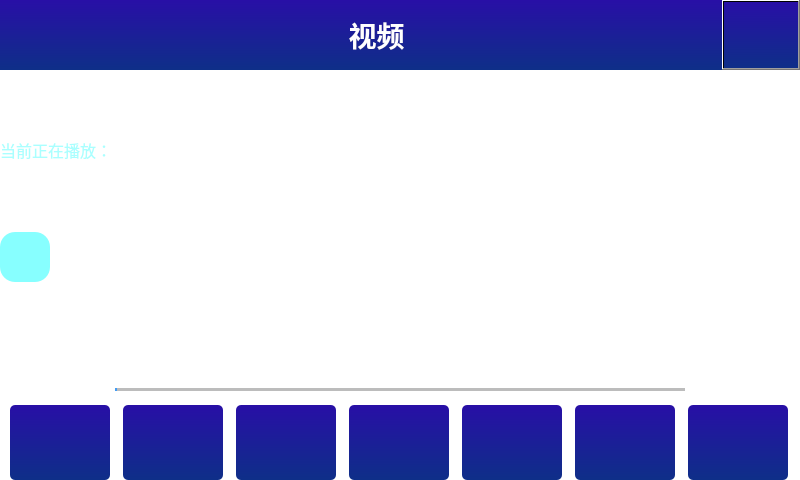
<?xml version="1.0" encoding="UTF-8"?>
<ui version="4.0">
 <class>VideoPlayer</class>
 <widget class="QWidget" name="VideoPlayer">
  <property name="geometry">
   <rect>
    <x>0</x>
    <y>0</y>
    <width>800</width>
    <height>480</height>
   </rect>
  </property>
  <property name="sizePolicy">
   <sizepolicy hsizetype="Expanding" vsizetype="Expanding">
    <horstretch>0</horstretch>
    <verstretch>0</verstretch>
   </sizepolicy>
  </property>
  <property name="minimumSize">
   <size>
    <width>0</width>
    <height>0</height>
   </size>
  </property>
  <property name="maximumSize">
   <size>
    <width>16777215</width>
    <height>16777215</height>
   </size>
  </property>
  <property name="windowTitle">
   <string>Form</string>
  </property>
  <property name="styleSheet">
   <string notr="true">background-color: rgba(255, 255, 255,0);</string>
  </property>
  <layout class="QGridLayout" name="gridLayout_5">
   <property name="leftMargin">
    <number>0</number>
   </property>
   <property name="topMargin">
    <number>0</number>
   </property>
   <property name="rightMargin">
    <number>0</number>
   </property>
   <property name="bottomMargin">
    <number>0</number>
   </property>
   <property name="spacing">
    <number>0</number>
   </property>
   <item row="0" column="0">
    <layout class="QVBoxLayout" name="verticalLayout">
     <property name="sizeConstraint">
      <enum>QLayout::SetMaximumSize</enum>
     </property>
     <item>
      <widget class="QWidget" name="tilteWidget" native="true">
       <property name="minimumSize">
        <size>
         <width>0</width>
         <height>70</height>
        </size>
       </property>
       <property name="maximumSize">
        <size>
         <width>16777215</width>
         <height>70</height>
        </size>
       </property>
       <property name="styleSheet">
        <string notr="true">background-color: qlineargradient(spread:pad, x1:0, y1:0, x2:0, y2:1, stop:0 rgb(40, 15, 166), stop:1 rgb(14, 47, 136));</string>
       </property>
       <layout class="QGridLayout" name="gridLayout_4">
        <property name="leftMargin">
         <number>0</number>
        </property>
        <property name="topMargin">
         <number>0</number>
        </property>
        <property name="rightMargin">
         <number>0</number>
        </property>
        <property name="bottomMargin">
         <number>0</number>
        </property>
        <property name="spacing">
         <number>0</number>
        </property>
        <item row="0" column="0">
         <layout class="QHBoxLayout" name="horizontalLayout">
          <item>
           <widget class="QLabel" name="titleLabel">
            <property name="sizePolicy">
             <sizepolicy hsizetype="Preferred" vsizetype="Preferred">
              <horstretch>0</horstretch>
              <verstretch>0</verstretch>
             </sizepolicy>
            </property>
            <property name="minimumSize">
             <size>
              <width>10</width>
              <height>0</height>
             </size>
            </property>
            <property name="maximumSize">
             <size>
              <width>16777215</width>
              <height>70</height>
             </size>
            </property>
            <property name="font">
             <font>
              <pointsize>21</pointsize>
              <weight>75</weight>
              <bold>true</bold>
             </font>
            </property>
            <property name="styleSheet">
             <string notr="true">color:white;</string>
            </property>
            <property name="text">
             <string>    视频</string>
            </property>
            <property name="alignment">
             <set>Qt::AlignCenter</set>
            </property>
           </widget>
          </item>
          <item>
           <widget class="QPushButton" name="return_btn">
            <property name="sizePolicy">
             <sizepolicy hsizetype="Minimum" vsizetype="Fixed">
              <horstretch>0</horstretch>
              <verstretch>0</verstretch>
             </sizepolicy>
            </property>
            <property name="maximumSize">
             <size>
              <width>78</width>
              <height>70</height>
             </size>
            </property>
            <property name="styleSheet">
             <string notr="true">QPushButton{
background-color: rgba(255, 255, 255， 0);
border-image: url(:/images/playerIcons/return_d.gif);
}
QPushButton:pressed{
	border-image: url(:/images/playerIcons/return_u.gif);
}
QPushButton:hover{


}
QPushButton:released{
	border-image: url(:/images/playerIcons/return_d.gif);
}</string>
            </property>
            <property name="text">
             <string/>
            </property>
           </widget>
          </item>
         </layout>
        </item>
       </layout>
      </widget>
     </item>
     <item>
      <widget class="QWidget" name="subtitlewidget" native="true">
       <property name="minimumSize">
        <size>
         <width>0</width>
         <height>60</height>
        </size>
       </property>
       <property name="maximumSize">
        <size>
         <width>16777215</width>
         <height>60</height>
        </size>
       </property>
       <layout class="QGridLayout" name="gridLayout">
        <property name="leftMargin">
         <number>0</number>
        </property>
        <property name="topMargin">
         <number>0</number>
        </property>
        <property name="rightMargin">
         <number>0</number>
        </property>
        <property name="bottomMargin">
         <number>0</number>
        </property>
        <property name="spacing">
         <number>0</number>
        </property>
        <item row="2" column="0">
         <widget class="QLabel" name="subtitleLabel">
          <property name="text">
           <string>&lt;html&gt;&lt;head/&gt;&lt;body&gt;&lt;p align=&quot;center&quot;&gt;&lt;br/&gt;&lt;/p&gt;&lt;/body&gt;&lt;/html&gt;</string>
          </property>
          <property name="alignment">
           <set>Qt::AlignCenter</set>
          </property>
         </widget>
        </item>
       </layout>
      </widget>
     </item>
     <item>
      <widget class="QWidget" name="videoNameWidget" native="true">
       <property name="minimumSize">
        <size>
         <width>512</width>
         <height>40</height>
        </size>
       </property>
       <property name="maximumSize">
        <size>
         <width>16777215</width>
         <height>40</height>
        </size>
       </property>
       <property name="styleSheet">
        <string notr="true">background-color: rgba(255, 255, 255,0);</string>
       </property>
       <layout class="QGridLayout" name="gridLayout_3" columnstretch="1,0,0">
        <property name="leftMargin">
         <number>0</number>
        </property>
        <property name="topMargin">
         <number>0</number>
        </property>
        <property name="rightMargin">
         <number>0</number>
        </property>
        <property name="bottomMargin">
         <number>0</number>
        </property>
        <property name="horizontalSpacing">
         <number>0</number>
        </property>
        <item row="0" column="0">
         <widget class="QLabel" name="label">
          <property name="maximumSize">
           <size>
            <width>150</width>
            <height>16777215</height>
           </size>
          </property>
          <property name="text">
           <string>&lt;html&gt;&lt;head/&gt;&lt;body&gt;&lt;p&gt;&lt;span style=&quot; font-size:12pt; color:#aaffff;&quot;&gt;当前正在播放：&lt;/span&gt;&lt;/p&gt;&lt;/body&gt;&lt;/html&gt;</string>
          </property>
         </widget>
        </item>
        <item row="0" column="1" colspan="2">
         <widget class="QLabel" name="videoNameLabel">
          <property name="styleSheet">
           <string notr="true">background-color: rgba(255, 255, 255,0);
color:rgb(170, 255, 255);</string>
          </property>
          <property name="text">
           <string/>
          </property>
         </widget>
        </item>
       </layout>
      </widget>
     </item>
     <item>
      <spacer name="verticalSpacer_2">
       <property name="orientation">
        <enum>Qt::Vertical</enum>
       </property>
       <property name="sizeHint" stdset="0">
        <size>
         <width>20</width>
         <height>16777215</height>
        </size>
       </property>
      </spacer>
     </item>
     <item>
      <widget class="QPushButton" name="UnFullscreenButton">
       <property name="minimumSize">
        <size>
         <width>50</width>
         <height>50</height>
        </size>
       </property>
       <property name="maximumSize">
        <size>
         <width>50</width>
         <height>50</height>
        </size>
       </property>
       <property name="focusPolicy">
        <enum>Qt::NoFocus</enum>
       </property>
       <property name="styleSheet">
        <string notr="true">QPushButton{
background-color:rgba(0, 255, 255,120);
border-radius:15px;
border:0px soild red;
}
QPushButton:pressed{
border-radius:15px;
	border:0px solid red;
	background-color: qradialgradient(spread:repeat, cx:0.5, cy:0.5, radius:0.077, fx:0.5, fy:0.5, stop:0 rgba(0, 169, 255, 147), stop:0.497326 rgba(0, 0, 0, 147), stop:1 rgba(0, 169, 255, 147));
}
QPushButton:hover{
	background-color: qradialgradient(spread:repeat, cx:0.5, cy:0.5, radius:0.077, fx:0.5, fy:0.5, stop:0 rgba(0, 169, 255, 147), stop:0.497326 rgba(0, 0, 0, 147), stop:1 rgba(0, 169, 255, 147));
border-radius:15px;
	border:0px solid red;
}
</string>
       </property>
       <property name="text">
        <string/>
       </property>
       <property name="icon">
        <iconset>
         <normalon>:/images/playerIcons/fullscreenPressed.png</normalon>
        </iconset>
       </property>
       <property name="iconSize">
        <size>
         <width>40</width>
         <height>40</height>
        </size>
       </property>
      </widget>
     </item>
     <item>
      <spacer name="verticalSpacer">
       <property name="orientation">
        <enum>Qt::Vertical</enum>
       </property>
       <property name="sizeHint" stdset="0">
        <size>
         <width>20</width>
         <height>16777215</height>
        </size>
       </property>
      </spacer>
     </item>
     <item>
      <widget class="QWidget" name="sliderAndTimeLabelWidget" native="true">
       <property name="minimumSize">
        <size>
         <width>0</width>
         <height>30</height>
        </size>
       </property>
       <property name="maximumSize">
        <size>
         <width>800</width>
         <height>30</height>
        </size>
       </property>
       <layout class="QGridLayout" name="gridLayout_2">
        <property name="leftMargin">
         <number>0</number>
        </property>
        <property name="topMargin">
         <number>0</number>
        </property>
        <property name="rightMargin">
         <number>0</number>
        </property>
        <property name="bottomMargin">
         <number>0</number>
        </property>
        <property name="spacing">
         <number>0</number>
        </property>
       </layout>
      </widget>
     </item>
     <item>
      <layout class="QHBoxLayout" name="horizontalLayout_2">
       <item>
        <widget class="QLabel" name="curTimeLabel">
         <property name="sizePolicy">
          <sizepolicy hsizetype="Preferred" vsizetype="Preferred">
           <horstretch>0</horstretch>
           <verstretch>0</verstretch>
          </sizepolicy>
         </property>
         <property name="minimumSize">
          <size>
           <width>110</width>
           <height>30</height>
          </size>
         </property>
         <property name="maximumSize">
          <size>
           <width>110</width>
           <height>30</height>
          </size>
         </property>
         <property name="font">
          <font>
           <pointsize>14</pointsize>
          </font>
         </property>
         <property name="styleSheet">
          <string notr="true">background-color: rgba(255, 255, 255, 0);
color: white;
</string>
         </property>
         <property name="text">
          <string>00:00:00</string>
         </property>
         <property name="alignment">
          <set>Qt::AlignCenter</set>
         </property>
        </widget>
       </item>
       <item>
        <widget class="QSlider" name="progressSlider">
         <property name="enabled">
          <bool>true</bool>
         </property>
         <property name="maximumSize">
          <size>
           <width>820</width>
           <height>16777215</height>
          </size>
         </property>
         <property name="styleSheet">
          <string notr="true">QSlider{
border-color: #bcbcbc;
background-color:rgba(255,255,255,0);
}
QSlider::groove:horizontal {                                
     border: 1px solid #999999;                             
     height: 1px;                                           
    margin: 0px 0;                                         
     left: 5px; right: 5px; 
 }
QSlider::handle:horizontal {                               
     border: 0px ;                           
     border-image: url(:/images/cameraIcons/silderController.png);
     width: 15px;                                           
     margin: -7px -7px -7px -7px;                  
} 
QSlider::add-page:horizontal{
background: qlineargradient(spread:pad, x1:0, y1:1, x2:0, y2:0, stop:0 #bcbcbc, stop:0.25 #bcbcbc, stop:0.5 #bcbcbc, stop:1 #bcbcbc); 

}
QSlider::sub-page:horizontal{                               
 background: qlineargradient(spread:pad, x1:0, y1:1, x2:0, y2:0, stop:0 #439cf3, stop:0.25 #439cf3, stop:0.5 #439cf3, stop:1 #439cf3);                     
}</string>
         </property>
         <property name="orientation">
          <enum>Qt::Horizontal</enum>
         </property>
        </widget>
       </item>
       <item>
        <widget class="QLabel" name="totalTimeLabel">
         <property name="minimumSize">
          <size>
           <width>110</width>
           <height>30</height>
          </size>
         </property>
         <property name="maximumSize">
          <size>
           <width>110</width>
           <height>30</height>
          </size>
         </property>
         <property name="font">
          <font>
           <pointsize>14</pointsize>
          </font>
         </property>
         <property name="styleSheet">
          <string notr="true">background-color: rgba(255, 255, 255, 0);
color:white;</string>
         </property>
         <property name="text">
          <string>00:00:00</string>
         </property>
         <property name="alignment">
          <set>Qt::AlignCenter</set>
         </property>
        </widget>
       </item>
      </layout>
     </item>
     <item>
      <widget class="QWidget" name="controlButtonwidget" native="true">
       <property name="minimumSize">
        <size>
         <width>0</width>
         <height>75</height>
        </size>
       </property>
       <property name="maximumSize">
        <size>
         <width>16777215</width>
         <height>75</height>
        </size>
       </property>
       <layout class="QHBoxLayout" name="horizontalLayout_3">
        <property name="spacing">
         <number>3</number>
        </property>
        <property name="leftMargin">
         <number>0</number>
        </property>
        <property name="topMargin">
         <number>0</number>
        </property>
        <property name="rightMargin">
         <number>0</number>
        </property>
        <property name="bottomMargin">
         <number>0</number>
        </property>
        <item>
         <widget class="QPushButton" name="subtitleSelectButton">
          <property name="minimumSize">
           <size>
            <width>100</width>
            <height>75</height>
           </size>
          </property>
          <property name="maximumSize">
           <size>
            <width>100</width>
            <height>75</height>
           </size>
          </property>
          <property name="focusPolicy">
           <enum>Qt::NoFocus</enum>
          </property>
          <property name="styleSheet">
           <string notr="true">QPushButton{
background-color: qlineargradient(spread:pad, x1:0, y1:0, x2:0, y2:1, stop:0 rgb(40, 15, 166), stop:1 rgb(14, 47, 136));
border-radius:5px;
border:0px soild red;
}

QPushButton:pressed{
border-radius:5px;
	border:3px solid red;
	background-color: qradialgradient(spread:repeat, cx:0.5, cy:0.5, radius:0.077, fx:0.5, fy:0.5, stop:0 rgba(0, 169, 255, 147), stop:0.497326 rgba(0, 0, 0, 147), stop:1 rgba(0, 169, 255, 147));
}

QPushButton:released{
	background-color: qlineargradient(spread:pad, x1:0, y1:0, x2:0, y2:1, stop:0 rgb(40, 15, 166), stop:1 rgb(14, 47, 136));
border-radius:5px;
border:0px soild red;
}</string>
          </property>
          <property name="text">
           <string/>
          </property>
          <property name="icon">
           <iconset>
            <normaloff>:/images/playerIcons/settings_new(1).png</normaloff>:/images/playerIcons/settings_new(1).png</iconset>
          </property>
          <property name="iconSize">
           <size>
            <width>60</width>
            <height>60</height>
           </size>
          </property>
         </widget>
        </item>
        <item>
         <widget class="QPushButton" name="fullScreenButton">
          <property name="minimumSize">
           <size>
            <width>100</width>
            <height>75</height>
           </size>
          </property>
          <property name="maximumSize">
           <size>
            <width>100</width>
            <height>75</height>
           </size>
          </property>
          <property name="focusPolicy">
           <enum>Qt::NoFocus</enum>
          </property>
          <property name="styleSheet">
           <string notr="true">QPushButton{
background-color: qlineargradient(spread:pad, x1:0, y1:0, x2:0, y2:1, stop:0 rgb(40, 15, 166), stop:1 rgb(14, 47, 136));
border-radius:5px;
border:0px soild red;
}

QPushButton:pressed{
border-radius:5px;
	border:3px solid red;
	background-color: qradialgradient(spread:repeat, cx:0.5, cy:0.5, radius:0.077, fx:0.5, fy:0.5, stop:0 rgba(0, 169, 255, 147), stop:0.497326 rgba(0, 0, 0, 147), stop:1 rgba(0, 169, 255, 147));
}

QPushButton:released{
	background-color: qlineargradient(spread:pad, x1:0, y1:0, x2:0, y2:1, stop:0 rgb(40, 15, 166), stop:1 rgb(14, 47, 136));
border-radius:5px;
border:0px soild red;
}</string>
          </property>
          <property name="text">
           <string/>
          </property>
          <property name="icon">
           <iconset>
            <normalon>:/images/playerIcons/fullscreenNormal.png</normalon>
           </iconset>
          </property>
          <property name="iconSize">
           <size>
            <width>50</width>
            <height>50</height>
           </size>
          </property>
         </widget>
        </item>
        <item>
         <widget class="QPushButton" name="preVideoButton">
          <property name="minimumSize">
           <size>
            <width>100</width>
            <height>75</height>
           </size>
          </property>
          <property name="maximumSize">
           <size>
            <width>100</width>
            <height>75</height>
           </size>
          </property>
          <property name="focusPolicy">
           <enum>Qt::NoFocus</enum>
          </property>
          <property name="styleSheet">
           <string notr="true">QPushButton{
background-color: qlineargradient(spread:pad, x1:0, y1:0, x2:0, y2:1, stop:0 rgb(40, 15, 166), stop:1 rgb(14, 47, 136));
border-radius:5px;
border:0px soild red;
}

QPushButton:pressed{
border-radius:5px;
	border:3px solid red;
	background-color: qradialgradient(spread:repeat, cx:0.5, cy:0.5, radius:0.077, fx:0.5, fy:0.5, stop:0 rgba(0, 169, 255, 147), stop:0.497326 rgba(0, 0, 0, 147), stop:1 rgba(0, 169, 255, 147));
}

QPushButton:released{
	background-color: qlineargradient(spread:pad, x1:0, y1:0, x2:0, y2:1, stop:0 rgb(40, 15, 166), stop:1 rgb(14, 47, 136));
border-radius:5px;
border:0px soild red;
}</string>
          </property>
          <property name="text">
           <string/>
          </property>
          <property name="icon">
           <iconset>
            <normalon>:/images/playerIcons/preVideo.png</normalon>
           </iconset>
          </property>
          <property name="iconSize">
           <size>
            <width>40</width>
            <height>40</height>
           </size>
          </property>
         </widget>
        </item>
        <item>
         <widget class="QPushButton" name="playButton">
          <property name="enabled">
           <bool>true</bool>
          </property>
          <property name="minimumSize">
           <size>
            <width>100</width>
            <height>0</height>
           </size>
          </property>
          <property name="maximumSize">
           <size>
            <width>100</width>
            <height>75</height>
           </size>
          </property>
          <property name="focusPolicy">
           <enum>Qt::NoFocus</enum>
          </property>
          <property name="styleSheet">
           <string notr="true">QPushButton{
background-color: qlineargradient(spread:pad, x1:0, y1:0, x2:0, y2:1, stop:0 rgb(40, 15, 166), stop:1 rgb(14, 47, 136));
border-radius:5px;
border:0px soild red;
}

QPushButton:pressed{
border-radius:5px;
	border:3px solid red;
	background-color: qradialgradient(spread:repeat, cx:0.5, cy:0.5, radius:0.077, fx:0.5, fy:0.5, stop:0 rgba(0, 169, 255, 147), stop:0.497326 rgba(0, 0, 0, 147), stop:1 rgba(0, 169, 255, 147));
}

QPushButton:released{
	background-color: qlineargradient(spread:pad, x1:0, y1:0, x2:0, y2:1, stop:0 rgb(40, 15, 166), stop:1 rgb(14, 47, 136));
border-radius:5px;
border:0px soild red;
}</string>
          </property>
          <property name="text">
           <string/>
          </property>
          <property name="icon">
           <iconset>
            <normalon>:/images/playerIcons/Play.png</normalon>
           </iconset>
          </property>
          <property name="iconSize">
           <size>
            <width>50</width>
            <height>50</height>
           </size>
          </property>
         </widget>
        </item>
        <item>
         <widget class="QPushButton" name="nextVideoButton">
          <property name="minimumSize">
           <size>
            <width>100</width>
            <height>75</height>
           </size>
          </property>
          <property name="maximumSize">
           <size>
            <width>100</width>
            <height>75</height>
           </size>
          </property>
          <property name="focusPolicy">
           <enum>Qt::NoFocus</enum>
          </property>
          <property name="styleSheet">
           <string notr="true">QPushButton{
background-color: qlineargradient(spread:pad, x1:0, y1:0, x2:0, y2:1, stop:0 rgb(40, 15, 166), stop:1 rgb(14, 47, 136));
border-radius:5px;
border:0px soild red;
}

QPushButton:pressed{
border-radius:5px;
	border:3px solid red;
	background-color: qradialgradient(spread:repeat, cx:0.5, cy:0.5, radius:0.077, fx:0.5, fy:0.5, stop:0 rgba(0, 169, 255, 147), stop:0.497326 rgba(0, 0, 0, 147), stop:1 rgba(0, 169, 255, 147));
}

QPushButton:released{
	background-color: qlineargradient(spread:pad, x1:0, y1:0, x2:0, y2:1, stop:0 rgb(40, 15, 166), stop:1 rgb(14, 47, 136));
border-radius:5px;
border:0px soild red;
}</string>
          </property>
          <property name="text">
           <string/>
          </property>
          <property name="icon">
           <iconset>
            <normalon>:/images/playerIcons/nextVideo.png</normalon>
           </iconset>
          </property>
          <property name="iconSize">
           <size>
            <width>40</width>
            <height>40</height>
           </size>
          </property>
         </widget>
        </item>
        <item>
         <widget class="QPushButton" name="searchButton">
          <property name="minimumSize">
           <size>
            <width>100</width>
            <height>75</height>
           </size>
          </property>
          <property name="maximumSize">
           <size>
            <width>100</width>
            <height>75</height>
           </size>
          </property>
          <property name="focusPolicy">
           <enum>Qt::NoFocus</enum>
          </property>
          <property name="styleSheet">
           <string notr="true">QPushButton{
background-color: qlineargradient(spread:pad, x1:0, y1:0, x2:0, y2:1, stop:0 rgb(40, 15, 166), stop:1 rgb(14, 47, 136));
border-radius:5px;
border:0px soild red;
}

QPushButton:pressed{
border-radius:5px;
	border:3px solid red;
	background-color: qradialgradient(spread:repeat, cx:0.5, cy:0.5, radius:0.077, fx:0.5, fy:0.5, stop:0 rgba(0, 169, 255, 147), stop:0.497326 rgba(0, 0, 0, 147), stop:1 rgba(0, 169, 255, 147));
}

QPushButton:released{
	background-color: qlineargradient(spread:pad, x1:0, y1:0, x2:0, y2:1, stop:0 rgb(40, 15, 166), stop:1 rgb(14, 47, 136));
border-radius:5px;
border:0px soild red;
}</string>
          </property>
          <property name="text">
           <string/>
          </property>
          <property name="icon">
           <iconset>
            <normalon>:/images/playerIcons/Search.png</normalon>
           </iconset>
          </property>
          <property name="iconSize">
           <size>
            <width>50</width>
            <height>50</height>
           </size>
          </property>
         </widget>
        </item>
        <item>
         <widget class="QPushButton" name="playListButton">
          <property name="minimumSize">
           <size>
            <width>100</width>
            <height>75</height>
           </size>
          </property>
          <property name="maximumSize">
           <size>
            <width>100</width>
            <height>75</height>
           </size>
          </property>
          <property name="focusPolicy">
           <enum>Qt::NoFocus</enum>
          </property>
          <property name="styleSheet">
           <string notr="true">QPushButton{
background-color: qlineargradient(spread:pad, x1:0, y1:0, x2:0, y2:1, stop:0 rgb(40, 15, 166), stop:1 rgb(14, 47, 136));
border-radius:5px;
border:0px soild red;
}

QPushButton:pressed{
border-radius:5px;
	border:3px solid red;
	background-color: qradialgradient(spread:repeat, cx:0.5, cy:0.5, radius:0.077, fx:0.5, fy:0.5, stop:0 rgba(0, 169, 255, 147), stop:0.497326 rgba(0, 0, 0, 147), stop:1 rgba(0, 169, 255, 147));
}

QPushButton:released{
	background-color: qlineargradient(spread:pad, x1:0, y1:0, x2:0, y2:1, stop:0 rgb(40, 15, 166), stop:1 rgb(14, 47, 136));
border-radius:5px;
border:0px soild red;
}</string>
          </property>
          <property name="text">
           <string/>
          </property>
          <property name="icon">
           <iconset>
            <normalon>:/images/playerIcons/list.png</normalon>
           </iconset>
          </property>
          <property name="iconSize">
           <size>
            <width>80</width>
            <height>80</height>
           </size>
          </property>
         </widget>
        </item>
       </layout>
      </widget>
     </item>
    </layout>
   </item>
  </layout>
 </widget>
 <resources/>
 <connections/>
</ui>
